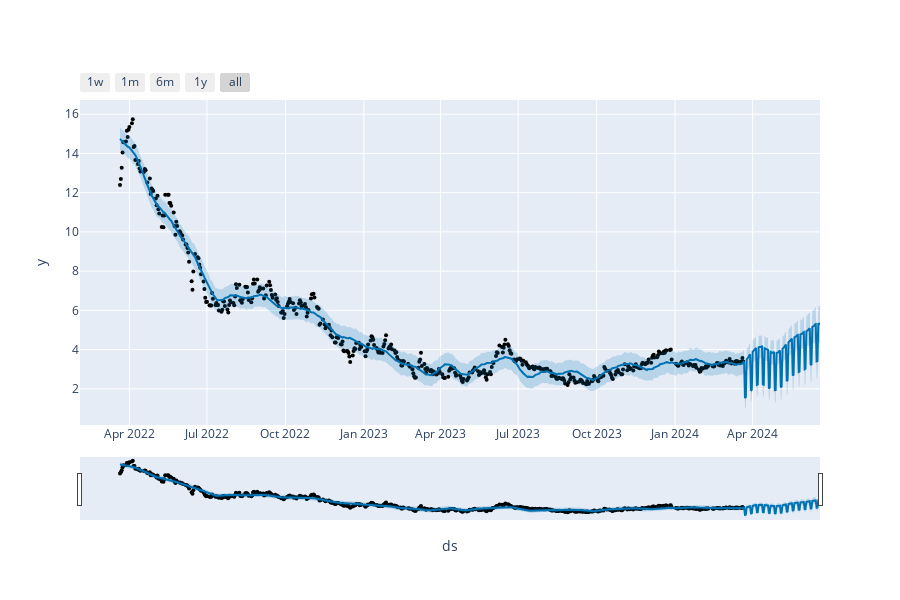

The cell this chart's notebook holds for it:
### Code cell
## Visualizando as previsões
from prophet.plot import plot_plotly

plot_plotly(modelo, previsoes)

### Figure 1 — Plotly figure (JSON) as saved in the notebook; plotly's stock layout.template omitted (floating-point values rounded to 4 significant figures; data arrays with more than 128 entries replaced by an {"elided": "..."} marker saying what was removed)
{"data": [{"marker": {"color": "black", "size": 4}, "mode": "markers", "name": "Actual", "type": "scatter", "x": {"elided": "501 str values"}, "y": {"elided": "501 float values"}}, {"hoverinfo": "skip", "line": {"width": 0}, "mode": "lines", "type": "scatter", "x": {"elided": "591 str values"}, "y": {"elided": "591 float values"}}, {"fill": "tonexty", "fillcolor": "rgba(0, 114, 178, 0.2)", "line": {"color": "#0072B2", "width": 2}, "mode": "lines", "name": "Predicted", "type": "scatter", "x": {"elided": "591 str values"}, "y": {"elided": "591 float values"}}, {"fill": "tonexty", "fillcolor": "rgba(0, 114, 178, 0.2)", "hoverinfo": "skip", "line": {"width": 0}, "mode": "lines", "type": "scatter", "x": {"elided": "591 str values"}, "y": {"elided": "591 float values"}}], "layout": {"height": 600, "showlegend": false, "width": 900, "xaxis": {"rangeselector": {"buttons": [{"count": 7, "label": "1w", "step": "day", "stepmode": "backward"}, {"count": 1, "label": "1m", "step": "month", "stepmode": "backward"}, {"count": 6, "label": "6m", "step": "month", "stepmode": "backward"}, {"count": 1, "label": "1y", "step": "year", "stepmode": "backward"}, {"step": "all"}]}, "rangeslider": {"visible": true}, "title": {"text": "ds"}, "type": "date"}, "yaxis": {"title": {"text": "y"}}}}
